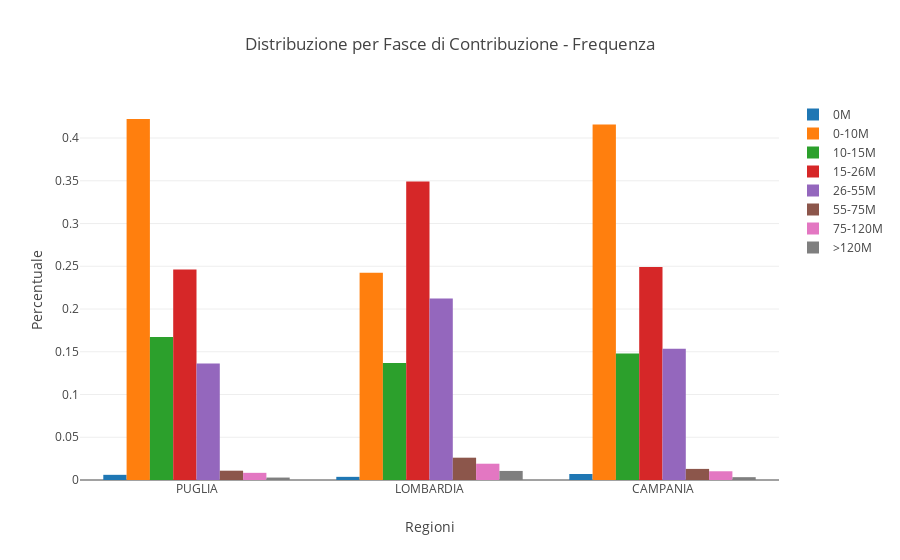

This figure's notebook cell:
### Code cell
data_frequenza = []
for x,y,name in frequenza_reddito_scaglioni:
    print(x,y,name)
    bar = go.Bar(
        x = frequenza_redditi_percentuale[x],
        y = frequenza_redditi_percentuale[y],
        name = name
    )
    data_frequenza.append(bar)

layout = go.Layout(
    title='Distribuzione per Fasce di Contribuzione - Frequenza',
    xaxis=dict(
        title='Regioni',
    ),
    yaxis=dict(
        title='Percentuale',
    )
)

fig = go.Figure(layout=layout, data=data_frequenza)
py.iplot(fig)

fig_path = 'imgs/percentuale_contribuenti_reddito.png'
py_on.image.save_as(fig, filename=fig_path)
x = Image(fig_path)
display(x)

### Figure 1 — Plotly figure (JSON) as saved in the notebook; plotly's stock layout.template omitted (floating-point values rounded to 4 significant figures)
{"data": [{"name": "0M", "type": "bar", "x": ["PUGLIA", "LOMBARDIA", "CAMPANIA"], "y": [0.006047, 0.003679, 0.007017]}, {"name": "0-10M", "type": "bar", "x": ["PUGLIA", "LOMBARDIA", "CAMPANIA"], "y": [0.4222, 0.2423, 0.4157]}, {"name": "10-15M", "type": "bar", "x": ["PUGLIA", "LOMBARDIA", "CAMPANIA"], "y": [0.1672, 0.1368, 0.1481]}, {"name": "15-26M", "type": "bar", "x": ["PUGLIA", "LOMBARDIA", "CAMPANIA"], "y": [0.2461, 0.3491, 0.2491]}, {"name": "26-55M", "type": "bar", "x": ["PUGLIA", "LOMBARDIA", "CAMPANIA"], "y": [0.1362, 0.2124, 0.1536]}, {"name": "55-75M", "type": "bar", "x": ["PUGLIA", "LOMBARDIA", "CAMPANIA"], "y": [0.01088, 0.02609, 0.01299]}, {"name": "75-120M", "type": "bar", "x": ["PUGLIA", "LOMBARDIA", "CAMPANIA"], "y": [0.008391, 0.01906, 0.01021]}, {"name": ">120M", "type": "bar", "x": ["PUGLIA", "LOMBARDIA", "CAMPANIA"], "y": [0.00286, 0.01059, 0.00331]}], "layout": {"title": "Distribuzione per Fasce di Contribuzione - Frequenza", "xaxis": {"title": "Regioni"}, "yaxis": {"title": "Percentuale"}}}
